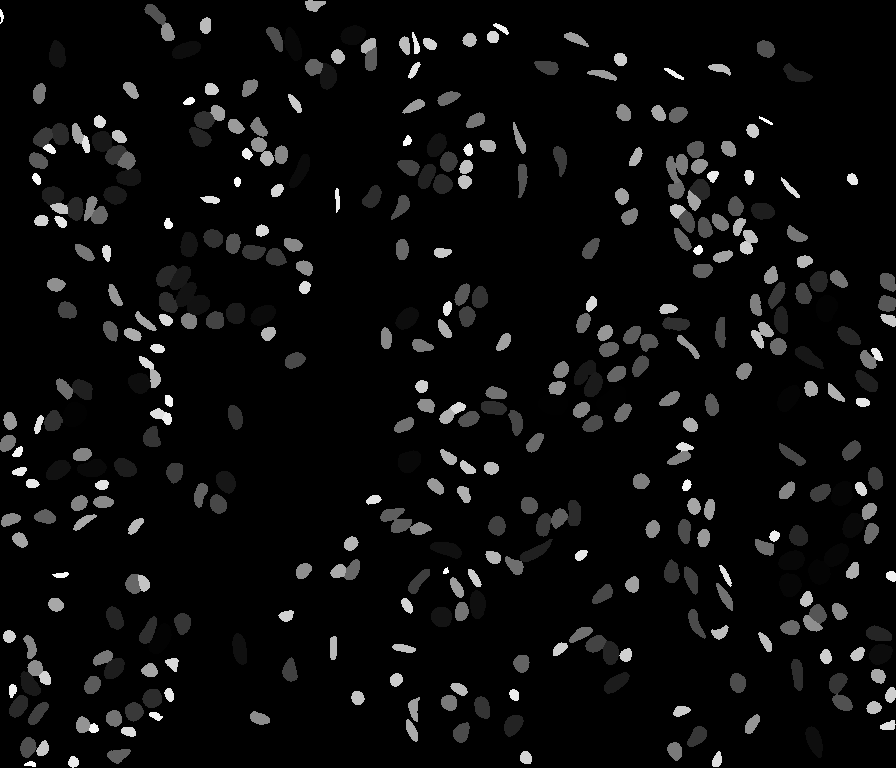
#> input picture example_data/breast_cancer/ytma10_010704_benign1_ccd_labels.tif, 896 x 768 px, found by its file name
$ jupyter execute --allow-errors qurad_pyradiomics_comparison.ipynb
#> lines starting #> are read from the running program, lines starting #| are printed output that depends on the picture; after the words box and inside, x2 and y2 are one past the last pixel; in counts of white or black regions, pixels touching at a corner belong together
# QuRad vs Python PyRadiomics Comparison

This notebook compares radiomics features extracted by:
1. **QuRad** - QuPath Groovy extension
2. **PyRadiomics** - Python package

## Setup

### Loading Example Data into QuPath

1. **Open QuPath**
2. **File > Open** and select: `QuRad/example_data/image.tif`
3. **Run cell detection** (e.g., StarDist, Cellpose, or QuPath's built-in detector)
4. **Run QuRad script**: `Automate > Script editor > Open > QuPath_Radiomics_v2.groovy`
5. **Click Run** - This generates a CSV file in `/radiomics/`

The example data includes:

**Breast cancer data**

- `image.tif` - RGB H&E image (converted to grayscale during processing)
- `labels.tif` - Labeled mask (uint16, each cell has unique integer value 1, 2, 3...)
- `cell_detections.geojson` - Cell detections to be imported in QuPath

**GBM data**
- tbd

## Workflow
1. Load example image and labels
2. Run Python pyradiomics on the image + labeled mask
3. Compare feature values with QuRad results

## Loading

[cell 1]
import numpy as np
import pandas as pd
from PIL import Image
import os
from pathlib import Path
import SimpleITK as sitk
from radiomics import featureextractor
import warnings
warnings.filterwarnings('ignore')

[cell 2]
NOTEBOOK_DIR = Path(os.getcwd())  # Current working directory
BASE_DIR = Path("/Users/tamara/Desktop/PyRadiomics")
QUPATH_RADIOMICS_DIR = BASE_DIR / "Qupath" / "radiomics"

# Example data gbm
#IMAGE_PATH = EXAMPLE_DATA_DIR / "ILR192-11-17-36-45_8367_10109_z0_t0.tif"
#LABELS_PATH = EXAMPLE_DATA_DIR / "ILR192-11-17-36-45_8367_10109_z0_t0_cp_masks.tif"

# Example data breast_cancer
EXAMPLE_DATA_DIR = BASE_DIR / "QuRad" / "example_data" / "breast_cancer"
IMAGE_PATH = EXAMPLE_DATA_DIR / "ytma10_010704_benign1_ccd.tif"
LABELS_PATH = EXAMPLE_DATA_DIR / "ytma10_010704_benign1_ccd_labels.tif"

QURAD_CSV_DIR = QUPATH_RADIOMICS_DIR

print(f"Example data directory: {EXAMPLE_DATA_DIR}")
print(f"Image: {IMAGE_PATH}")
print(f"Labels: {LABELS_PATH}")
print(f"QuRad results directory: {QURAD_CSV_DIR}")

[cell 3]
# Load example image and labels
if not IMAGE_PATH.exists() or not LABELS_PATH.exists():
    print("✗ Example data not found!")
    print(f"  Expected:")
    print(f"    Image: {IMAGE_PATH}")
    print(f"    Labels: {LABELS_PATH}")
    print(f"\n  Please ensure the example data files exist.")
else:
    # Load label mask (uint16 grayscale)
    labels = np.array(Image.open(LABELS_PATH)).astype(np.int32)
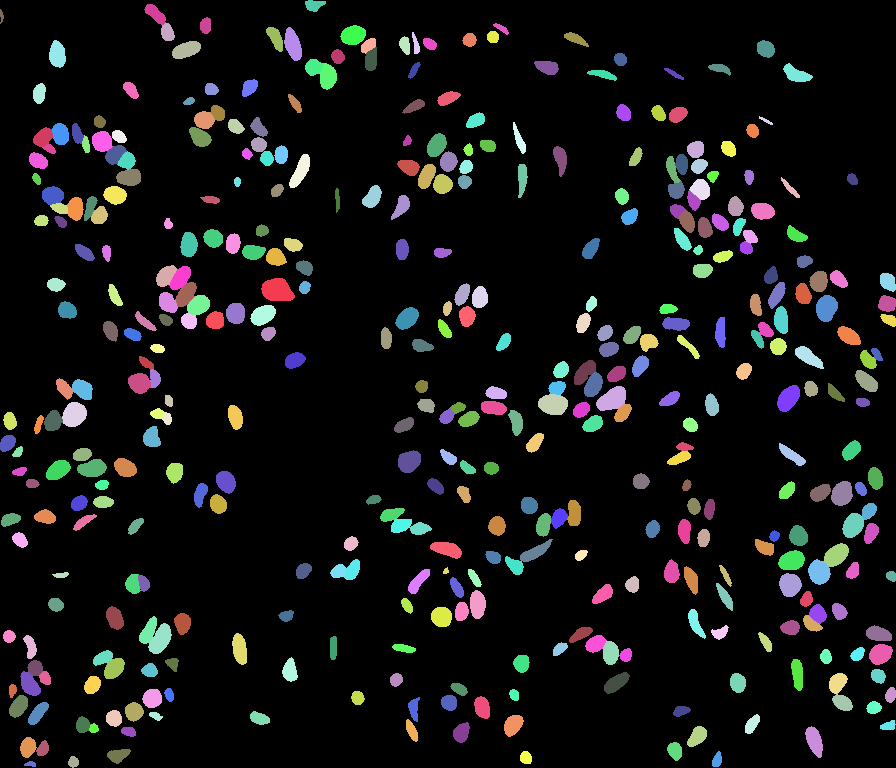
#> labels: shape (768, 896) int32; 411 distinct labels, from 0 to 410; one colour per label, 0 black
    print(f"✓ Loaded label mask")
    print(f"  Shape: {labels.shape}")
#|   Shape: (768, 896)
    print(f"  Dtype: {labels.dtype}")
#|   Dtype: int32

    unique_labels = np.unique(labels)
#> unique_labels = 411 values from 0 to 410
    # Exclude background (label 0)
    cell_labels = unique_labels[unique_labels > 0]
#> cell_labels = 410 values from 1 to 410
    print(f"  Unique labels (including background): {len(unique_labels)}")
#|   Unique labels (including background): 411
    print(f"  Cell labels: {len(cell_labels)}")
#|   Cell labels: 410
    print(f"  Label range: {cell_labels.min()} to {cell_labels.max()}")
#|   Label range: 1 to 410

    # Load image (will be converted to grayscale later)
    img = np.array(Image.open(IMAGE_PATH))
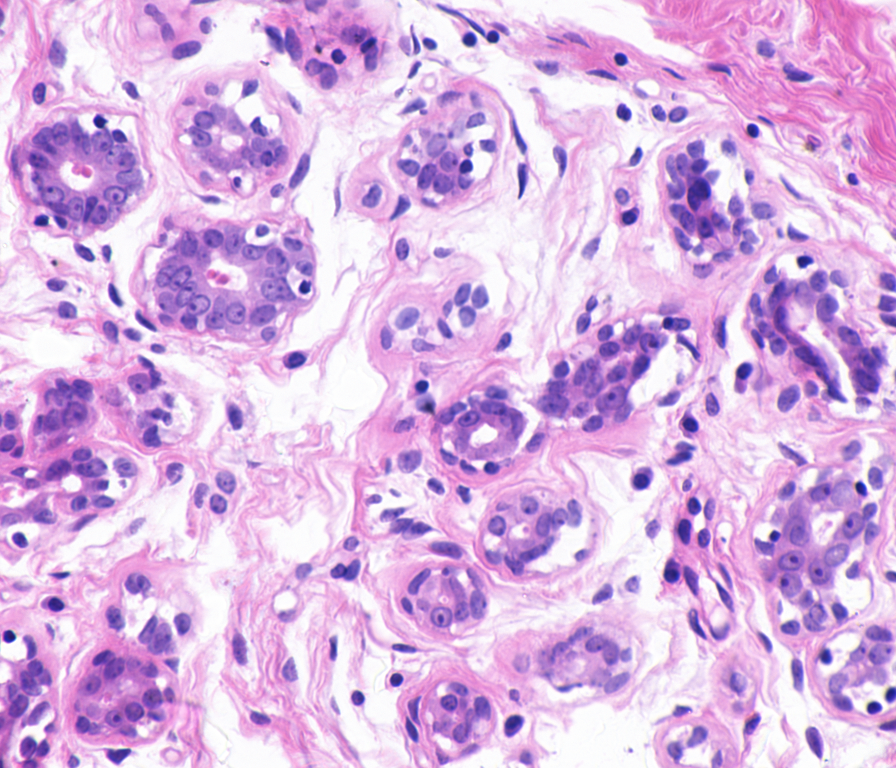
#> input picture example_data/breast_cancer/ytma10_010704_benign1_ccd.tif, 896 x 768 px, found by its file name
#> img is the input picture: shape (768, 896, 3); mean R, G, B 217.5, 180.3, 226.1
    print(f"\n✓ Loaded image")
    print(f"  Shape: {img.shape}")
#|   Shape: (768, 896, 3)
    print(f"  Dtype: {img.dtype}")
#|   Dtype: uint8

## Exporting mask for QuPath

Save labels.tif as cell_detections.geojson

[cell 4]
import json
from skimage import measure
from shapely.geometry import Polygon, MultiPolygon, mapping

OUTPUT_GEOJSON = EXAMPLE_DATA_DIR / "cell_detections.geojson"

features = []

for label_id in cell_labels:
    binary = (labels == label_id).astype(np.uint8)

    # Extract contours at pixel-accurate boundary
    contours = measure.find_contours(binary, level=0.5)

    polygons = []
    for contour in contours:
        # contour is (row, col) → convert to (x, y)
        poly = Polygon(contour[:, ::-1])

        # Filter tiny artifacts
        if poly.area >= 5:
            polygons.append(poly)

    if not polygons:
        continue

    geom = polygons[0] if len(polygons) == 1 else MultiPolygon(polygons)

    features.append({
        "type": "Feature",
        "geometry": mapping(geom),
        "properties": {
            "label_id": int(label_id),
            "object_type": "detection"
        }
    })
#> this loop made 410 passes
#> contours on passes 1 to 3: 1 point arrays, longest 115 points, 1 point arrays, longest 111 points, 1 point arrays, longest 103 points
#> pass 1, `binary = (labels == label_id).astype(np.uint8)`:
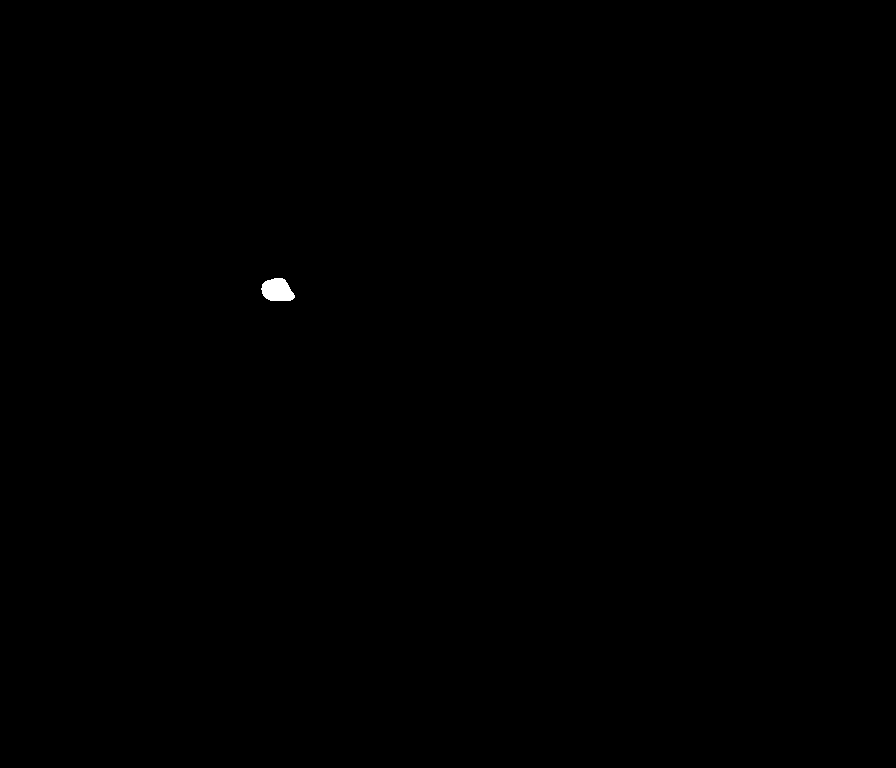
#> binary: shape (768, 896); values 0 (black) and 1 (white), 0.09% white; 1 white region, box (x1, y1, x2, y2) and area: (261, 278, 295, 301) 598
#> pass 2, `binary = (labels == label_id).astype(np.uint8)`:
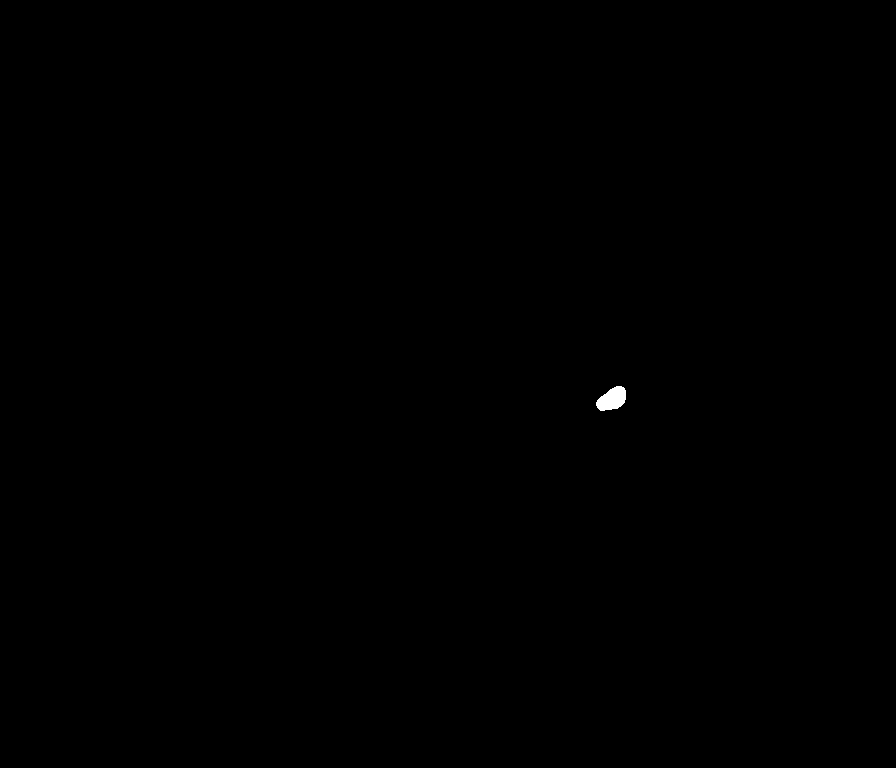
#> binary: shape (768, 896); values 0 (black) and 1 (white), 0.08% white; 1 white region, box (x1, y1, x2, y2) and area: (596, 386, 626, 411) 519
#> pass 3, `binary = (labels == label_id).astype(np.uint8)`:
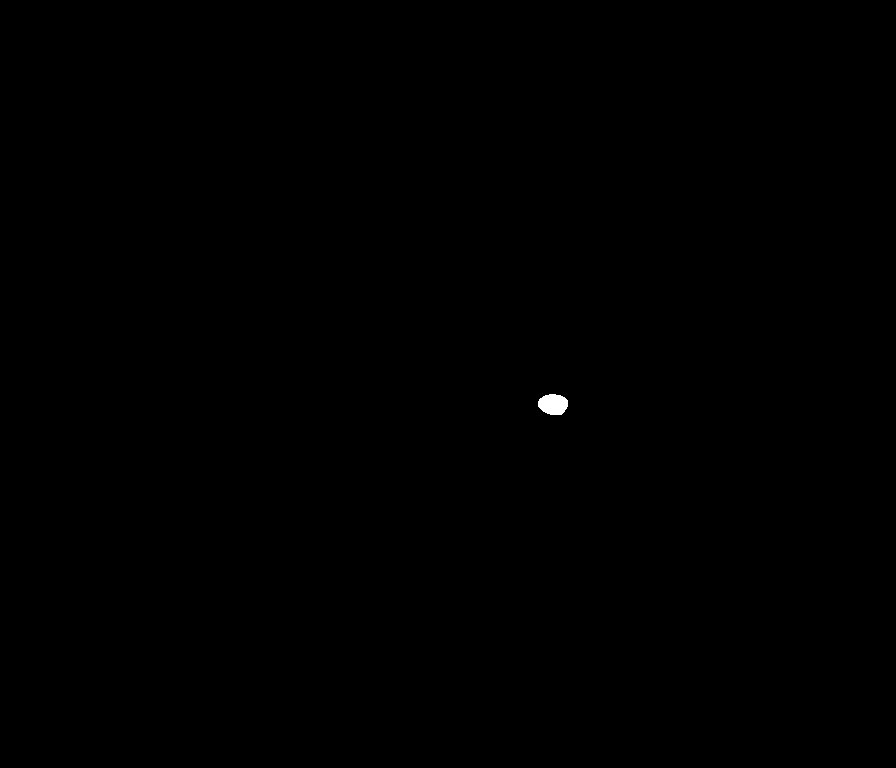
#> binary: shape (768, 896); values 0 (black) and 1 (white), 0.07% white; 1 white region, box (x1, y1, x2, y2) and area: (538, 394, 568, 415) 501
#> after the loop: binary: shape (768, 896); values 0 (black) and 1 (white), 0% white; 1 white region, box (x1, y1, x2, y2) and area: (443, 567, 449, 574) 29
#> after the loop, features = 410 items

geojson = {
    "type": "FeatureCollection",
    "features": features
}

with open(OUTPUT_GEOJSON, "w") as f:
    json.dump(geojson, f)

print(f"✓ Exported {len(features)} cell detections")
#| ✓ Exported 410 cell detections
#> `gray_2d = (img[:,:,0] * 0.299 + img[:,:,1] * 0.587 + img[:,:,2] * 0.11..`:
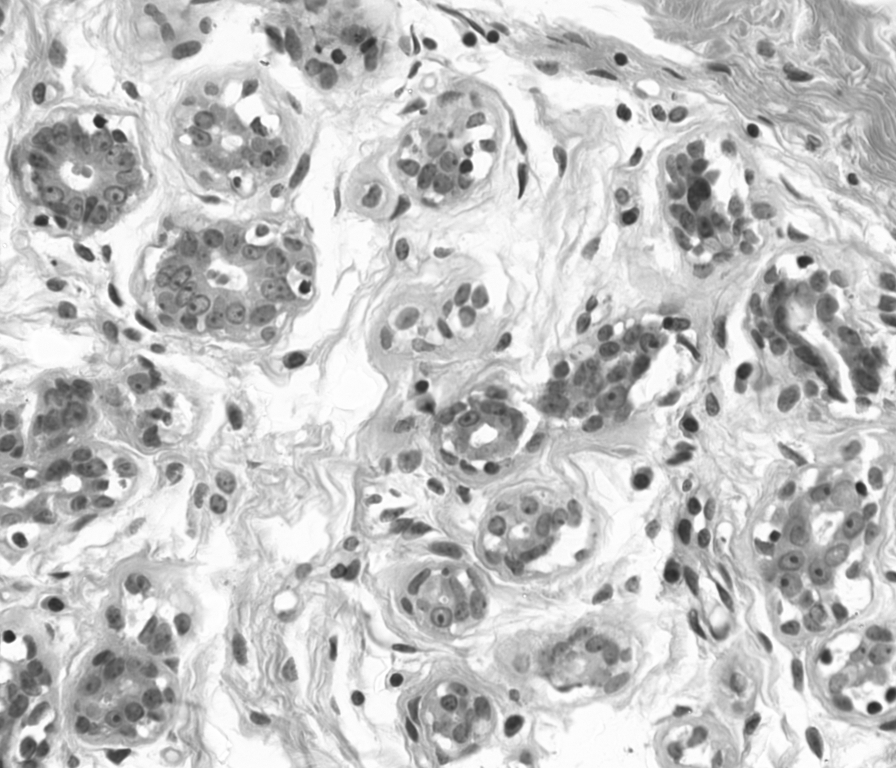
#> gray_2d: shape (768, 896) float32; min 37.07, max 255, mean 196.7
print(f"→ {OUTPUT_GEOJSON}")

## Configure PyRadiomics

Set up the feature extractor with settings matching QuRad.

[cell 5]
# Configure pyradiomics to match QuRad settings
settings = {
    'binWidth': 25,  # Same as QuRad
    'resampledPixelSpacing': None,  # No resampling
    'interpolator': sitk.sitkBSpline,
    'force2D': True,
    'force2Ddimension': 0,
    'normalize': False,
    'normalizeScale': 1,
    'removeOutliers': None,
    'voxelArrayShift': 0,
}

# Initialize the feature extractor
#> (the rest of this cell did not finish here and is left out)

## Step 3: Extract PyRadiomics Features

Extract features for each labeled cell in the mask.

[cell 6]
# [32 lines left out: function extract_features_for_label, not called in this run]

[cell 7]
# Extract features for all labeled cells
pyrad_results = []

#> (the rest of this cell did not finish here and is left out)
